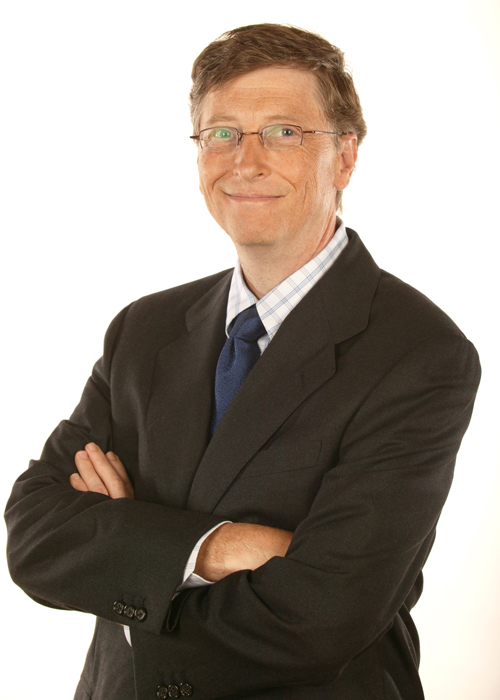
#> input picture testing_set/billtest.jpg, 500 x 700 px, given as the content of the folder H:/python/all1/Bill gates, which was not available
$ python 'FACE RECOGNIZER.py'
#> lines starting #> are read from the running program, lines starting #| are printed output that depends on the picture; pictures that were not available may be replaced by others from this repository, and a replacement may not be noted
#!/usr/bin/env python
# coding: utf-8

# In[1]:
'''
    face detection and recognition using opencv
'''

train0 = 'H:/python/all1/Bill gates'
train1 = 'H:/python/all1/elon musk'
algopath = 'H:/python/all1/haarcascade_frontalface_default.xml'


# In[2]:


import cv2
import os
import numpy as np
from tqdm import tqdm
import time


# In[3]:

#adding the classifier file
fcascade = cv2.CascadeClassifier(algopath)


# In[4]:


train_data = []
labels =[]
i=0
def training_data(directory,label):
#> called with directory = 'H:/python/all1/Bill gates'
    for x in tqdm(os.listdir(directory)):
        path = os.path.join(directory , x)
        gray_img = cv2.imread(path ,0)
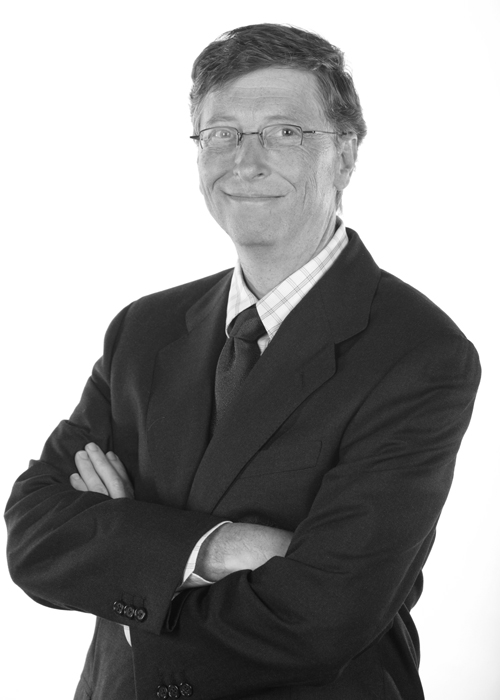
#> gray_img: shape (700, 500); min 8, max 255, mean 151.3

        if gray_img is None:
            continue
        gray_img = cv2.resize(gray_img, (500,500))
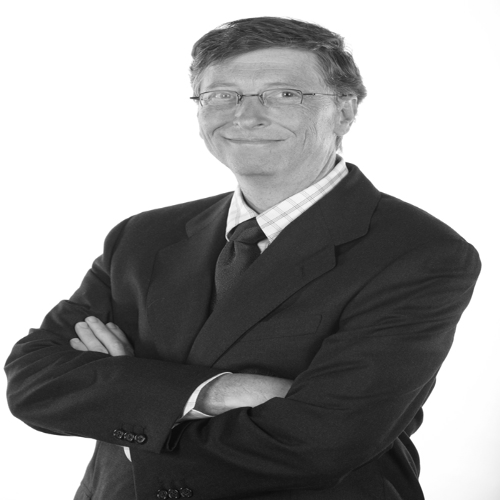
#> gray_img: shape (500, 500); min 9, max 255, mean 151.3
        faces_rect =fcascade.detectMultiScale(gray_img,scaleFactor=1.10,minNeighbors = 1)
#> faces_rect = [[193, 42, 141, 141]]
        if len(faces_rect)==0:
            continue
        (x,y,w,h) = faces_rect[0]
#> x = 193; y = 42; w = 141; h = 141
        grayfaceonly = gray_img[y:y+h,x:x+w]
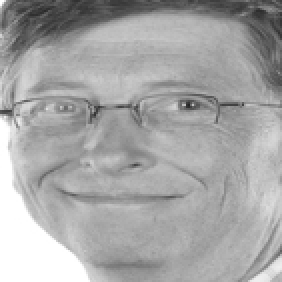
#> grayfaceonly: shape (141, 141) (shown 2 times larger); min 35, max 255, mean 166.4
        train_data.append(grayfaceonly)
        labels.append(label)
    return train_data,labels


# In[15]:

#labelling the data
t_data0 , label0 = training_data(train0,[0])
#> t_data0 = 1 item; label0 = [[0]]
t_data1 , label1 = training_data(train1,[1])
#> t_data1 = 2 items; label1 = [[0], [1]]


# In[16]:


t_data = t_data0 + t_data1
#> t_data = 4 items
t_labels = label0 + label1
#> t_labels = [[0], [1], [0], [1]]


# In[17]:


face_recg = cv2.face.LBPHFaceRecognizer_create()


# In[18]:


face_recg.train(t_data , np.array(t_labels))


# In[24]:


test_img = cv2.imread('H:/python/all1/elon-musk-and-bill-gates.jpg')
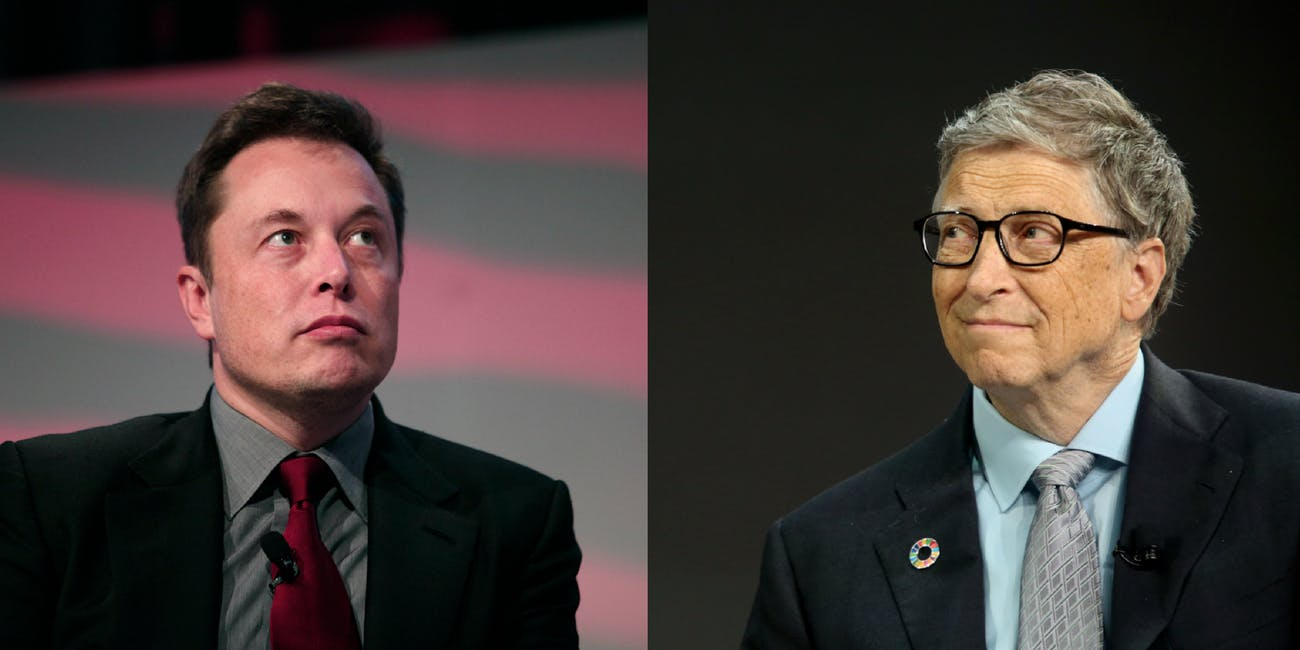
#> input picture testing_set/elon-musk-and-bill-gates.jpg, 1300 x 650 px, found by its file name
#> test_img is the input picture: shape (650, 1300, 3); mean B, G, R 55.8, 58.2, 69.8


# In[25]:


test_img = cv2.resize(test_img,(int(test_img.shape[1]/1.2),int(test_img.shape[0]/1.2)))
#> test_img: shape (541, 1083, 3)
gray_img = cv2.cvtColor(test_img , cv2.COLOR_RGB2GRAY)
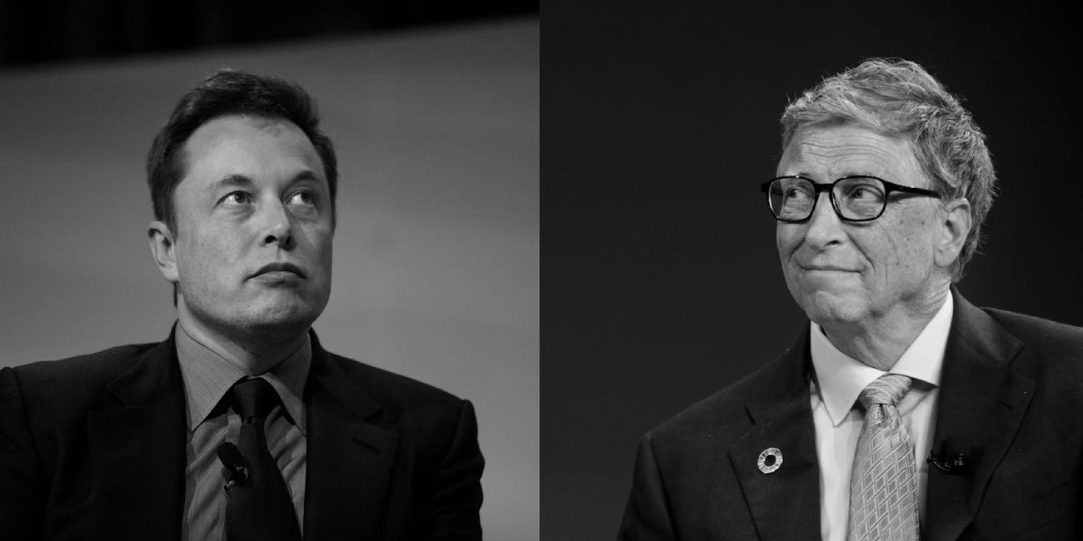
#> gray_img: shape (541, 1083); min 0, max 245, mean 58.7


# In[26]:


faces_rect =fcascade.detectMultiScale(gray_img,scaleFactor=1.1,minSize=(25,25),minNeighbors = 5,flags = cv2.CASCADE_SCALE_IMAGE)
#> faces_rect = [[170, 117, 197, 197], [732, 87, 266, 266]]


# In[27]:


name = { 0 : "Bill Gates" , 1 : "Elon Musk"}


# In[28]:


for (x,y,w,h) in faces_rect:
    value , conf = face_recg.predict(gray_img[y:y+h,x:x+w])
    if conf>40 and conf<100:
        cv2.rectangle(test_img,(x,y),(x+w,y+h),(145,14,15),2)
        cv2.putText(test_img,name[value],(x,y-5), cv2.FONT_HERSHEY_DUPLEX,1,(2,152,10),1)
        cv2.imshow("FACE RECOGNIZER",test_img)

    if conf > 100:
        continue
    # cv2.rectangle(test_img,(x,y),(x+w,y+h),(145,14,15),2)
    # cv2.putText(test_img,name[value],(x,y-5), cv2.FONT_HERSHEY_DUPLEX,1,(2,152,10),1)
    # cv2.imshow("FACE RECOGNIZER",test_img)

    cv2.waitKey(0)
    cv2.destroyAllWindows()
#> this loop made 2 passes
#> (x, y, w, h, value, conf) on passes 1 to 2: (170, 117, 197, 197, 0, 102.2), (732, 87, 266, 266, 0, 83.85)
#> pass 2, `cv2.imshow("FACE RECOGNIZER",test_img)`:
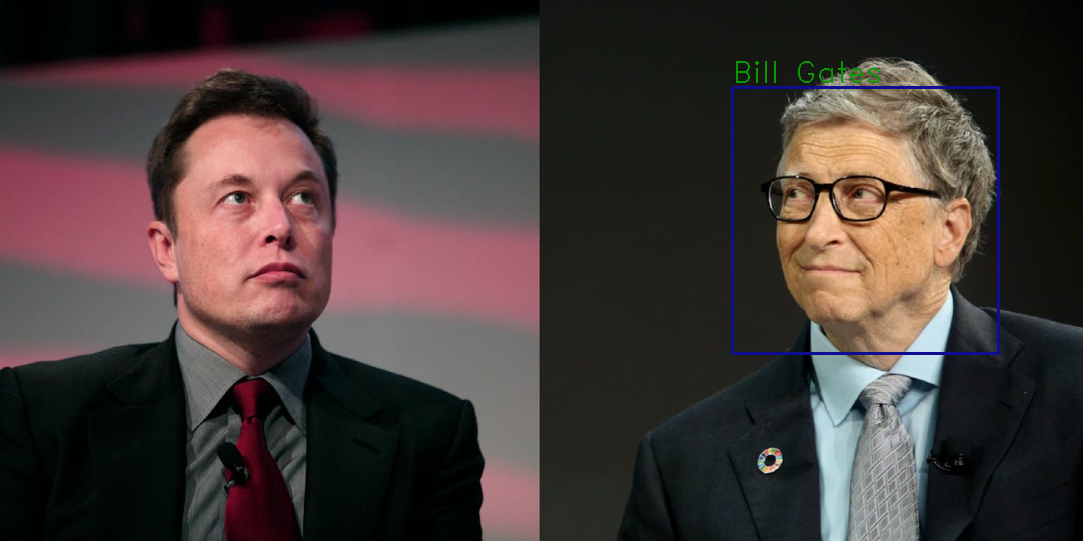
#> window 'FACE RECOGNIZER': shape (541, 1083, 3); mean B, G, R 56.2, 58.1, 69.4


# In[ ]:
